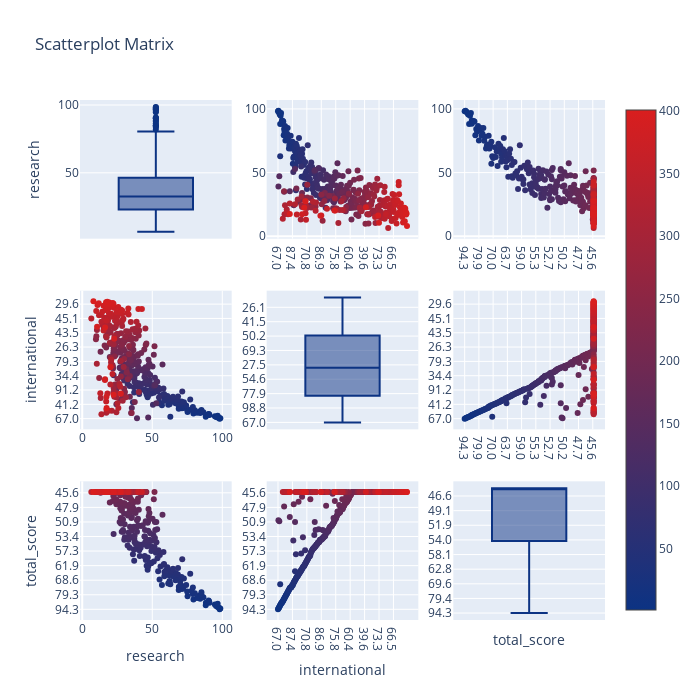

Notebook cell for this chart:
### Markdown cell above
<a id="10"></a> <br>  
# Scatter Matrix Plots

### Code cell
import plotly.figure_factory as ff

# Prepare data
dataframe = timesData[timesData.year == 2015]
data2015 = dataframe.loc[:, ["research", "international", "total_score"]]
data2015["index"] = np.arange(1, len(data2015) + 1)

# Create scatter plot matrix
fig = ff.create_scatterplotmatrix(
    data2015,
    diag='box',
    index='index',
    colormap='Portland',
    colormap_type='cat',
    height=700,
    width=700
)

# Plot the figure
iplot(fig)

### Figure 1 — Plotly figure (JSON) as saved in the notebook; plotly's stock layout.template omitted (floating-point values rounded to 4 significant figures; data arrays with more than 128 entries replaced by an {"elided": "..."} marker saying what was removed)
{"data": [{"marker": {"color": "rgb(12, 51, 131)"}, "showlegend": false, "xaxis": "x", "y": {"elided": "401 float values"}, "yaxis": "y", "type": "box"}, {"marker": {"color": {"elided": "401 int values"}, "colorscale": [[0, "rgb(12, 51, 131)"], [1, "rgb(217, 30, 30)"]], "showscale": true, "size": 6}, "mode": "markers", "showlegend": false, "x": {"elided": "401 str values"}, "xaxis": "x2", "y": {"elided": "401 float values"}, "yaxis": "y2", "type": "scatter"}, {"marker": {"color": {"elided": "401 int values"}, "colorscale": [[0, "rgb(12, 51, 131)"], [1, "rgb(217, 30, 30)"]], "showscale": false, "size": 6}, "mode": "markers", "showlegend": false, "x": {"elided": "401 str values"}, "xaxis": "x3", "y": {"elided": "401 float values"}, "yaxis": "y3", "type": "scatter"}, {"marker": {"color": {"elided": "401 int values"}, "colorscale": [[0, "rgb(12, 51, 131)"], [1, "rgb(217, 30, 30)"]], "showscale": false, "size": 6}, "mode": "markers", "showlegend": false, "x": {"elided": "401 float values"}, "xaxis": "x4", "y": {"elided": "401 str values"}, "yaxis": "y4", "type": "scatter"}, {"marker": {"color": "rgb(12, 51, 131)"}, "showlegend": false, "xaxis": "x5", "y": {"elided": "401 str values"}, "yaxis": "y5", "type": "box"}, {"marker": {"color": {"elided": "401 int values"}, "colorscale": [[0, "rgb(12, 51, 131)"], [1, "rgb(217, 30, 30)"]], "showscale": false, "size": 6}, "mode": "markers", "showlegend": false, "x": {"elided": "401 str values"}, "xaxis": "x6", "y": {"elided": "401 str values"}, "yaxis": "y6", "type": "scatter"}, {"marker": {"color": {"elided": "401 int values"}, "colorscale": [[0, "rgb(12, 51, 131)"], [1, "rgb(217, 30, 30)"]], "showscale": false, "size": 6}, "mode": "markers", "showlegend": false, "x": {"elided": "401 float values"}, "xaxis": "x7", "y": {"elided": "401 str values"}, "yaxis": "y7", "type": "scatter"}, {"marker": {"color": {"elided": "401 int values"}, "colorscale": [[0, "rgb(12, 51, 131)"], [1, "rgb(217, 30, 30)"]], "showscale": false, "size": 6}, "mode": "markers", "showlegend": false, "x": {"elided": "401 str values"}, "xaxis": "x8", "y": {"elided": "401 str values"}, "yaxis": "y8", "type": "scatter"}, {"marker": {"color": "rgb(12, 51, 131)"}, "showlegend": false, "xaxis": "x9", "y": {"elided": "401 str values"}, "yaxis": "y9", "type": "box"}], "layout": {"height": 700, "showlegend": true, "title": {"text": "Scatterplot Matrix"}, "width": 700, "xaxis": {"anchor": "y", "domain": [0, 0.2889], "showticklabels": false, "type": "category", "range": [-0.5, 0.5], "autorange": true}, "yaxis": {"anchor": "x", "domain": [0.7333, 1], "title": {"text": "research"}, "type": "linear", "range": [1.383, 103.7], "autorange": true}, "xaxis2": {"anchor": "y2", "domain": [0.3556, 0.6444], "type": "category", "range": [-25.94, 320.9], "autorange": true}, "yaxis2": {"anchor": "x2", "domain": [0.7333, 1], "type": "linear", "range": [-1.888, 107.0], "autorange": true}, "xaxis3": {"anchor": "y3", "domain": [0.7111, 1], "type": "category", "range": [-12.75, 157.7], "autorange": true}, "yaxis3": {"anchor": "x3", "domain": [0.7333, 1], "type": "linear", "range": [-1.888, 107.0], "autorange": true}, "xaxis4": {"anchor": "y4", "domain": [0, 0.2889], "type": "linear", "range": [-1.597, 106.7], "autorange": true}, "yaxis4": {"anchor": "x4", "domain": [0.3667, 0.6333], "title": {"text": "international"}, "type": "category", "range": [-26.87, 321.9], "autorange": true}, "xaxis5": {"anchor": "y5", "domain": [0.3556, 0.6444], "showticklabels": false, "type": "category", "range": [-0.5, 0.5], "autorange": true}, "yaxis5": {"anchor": "x5", "domain": [0.3667, 0.6333], "type": "category", "range": [-16.39, 311.4], "autorange": true}, "xaxis6": {"anchor": "y6", "domain": [0.7111, 1], "type": "category", "range": [-12.75, 157.7], "autorange": true}, "yaxis6": {"anchor": "x6", "domain": [0.3667, 0.6333], "type": "category", "range": [-26.87, 321.9], "autorange": true}, "xaxis7": {"anchor": "y7", "domain": [0, 0.2889], "title": {"text": "research"}, "type": "linear", "range": [-1.597, 106.7], "autorange": true}, "yaxis7": {"anchor": "x7", "domain": [0, 0.2667], "title": {"text": "total_score"}, "type": "category", "range": [-13.21, 158.2], "autorange": true}, "xaxis8": {"anchor": "y8", "domain": [0.3556, 0.6444], "title": {"text": "international"}, "type": "category", "range": [-25.94, 320.9], "autorange": true}, "yaxis8": {"anchor": "x8", "domain": [0, 0.2667], "type": "category", "range": [-13.21, 158.2], "autorange": true}, "xaxis9": {"anchor": "y9", "domain": [0.7111, 1], "showticklabels": false, "title": {"text": "total_score"}, "type": "category", "range": [-0.5, 0.5], "autorange": true}, "yaxis9": {"anchor": "x9", "domain": [0, 0.2667], "type": "category", "range": [-8.056, 153.1], "autorange": true}}}
